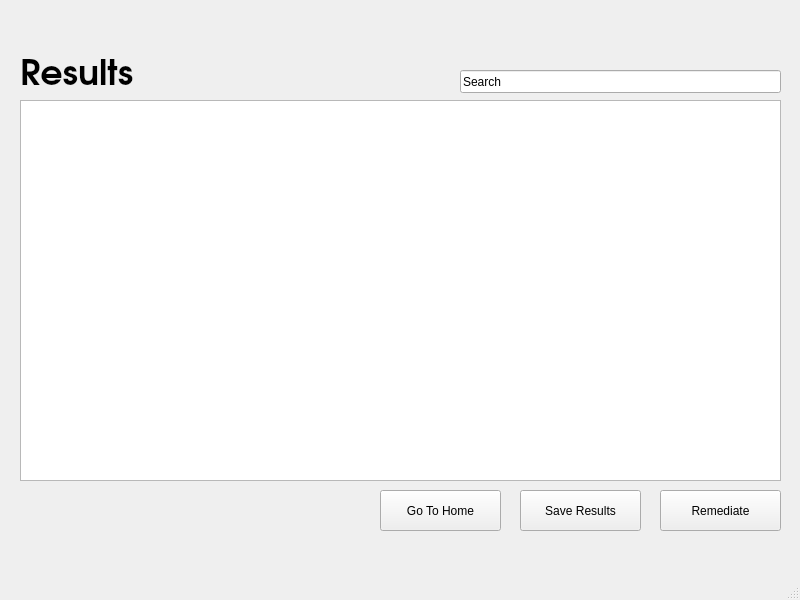
<?xml version="1.0" encoding="UTF-8"?>
<ui version="4.0">
 <class>MainWindow</class>
 <widget class="QMainWindow" name="MainWindow">
  <property name="geometry">
   <rect>
    <x>0</x>
    <y>0</y>
    <width>800</width>
    <height>600</height>
   </rect>
  </property>
  <property name="windowTitle">
   <string>EasyAudit</string>
  </property>
  <widget class="QWidget" name="centralwidget">
   <widget class="QListWidget" name="auditResultsListWidget">
    <property name="geometry">
     <rect>
      <x>20</x>
      <y>100</y>
      <width>761</width>
      <height>381</height>
     </rect>
    </property>
   </widget>
   <widget class="QPushButton" name="saveAuditResults">
    <property name="geometry">
     <rect>
      <x>520</x>
      <y>490</y>
      <width>121</width>
      <height>41</height>
     </rect>
    </property>
    <property name="text">
     <string>Save Results</string>
    </property>
   </widget>
   <widget class="QPushButton" name="remediate">
    <property name="geometry">
     <rect>
      <x>660</x>
      <y>490</y>
      <width>121</width>
      <height>41</height>
     </rect>
    </property>
    <property name="text">
     <string>Remediate</string>
    </property>
   </widget>
   <widget class="QLineEdit" name="searchBar">
    <property name="geometry">
     <rect>
      <x>460</x>
      <y>70</y>
      <width>321</width>
      <height>23</height>
     </rect>
    </property>
    <property name="text">
     <string>Search</string>
    </property>
   </widget>
   <widget class="QPushButton" name="goToHome">
    <property name="geometry">
     <rect>
      <x>380</x>
      <y>490</y>
      <width>121</width>
      <height>41</height>
     </rect>
    </property>
    <property name="text">
     <string>Go To Home</string>
    </property>
   </widget>
   <widget class="QLabel" name="auditResults">
    <property name="geometry">
     <rect>
      <x>20</x>
      <y>50</y>
      <width>241</width>
      <height>51</height>
     </rect>
    </property>
    <property name="font">
     <font>
      <family>TeX Gyre Adventor</family>
      <pointsize>26</pointsize>
      <weight>75</weight>
      <bold>true</bold>
     </font>
    </property>
    <property name="text">
     <string>Results</string>
    </property>
   </widget>
  </widget>
  <widget class="QMenuBar" name="menubar">
   <property name="geometry">
    <rect>
     <x>0</x>
     <y>0</y>
     <width>800</width>
     <height>20</height>
    </rect>
   </property>
  </widget>
  <widget class="QStatusBar" name="statusbar"/>
 </widget>
 <resources/>
 <connections/>
</ui>
